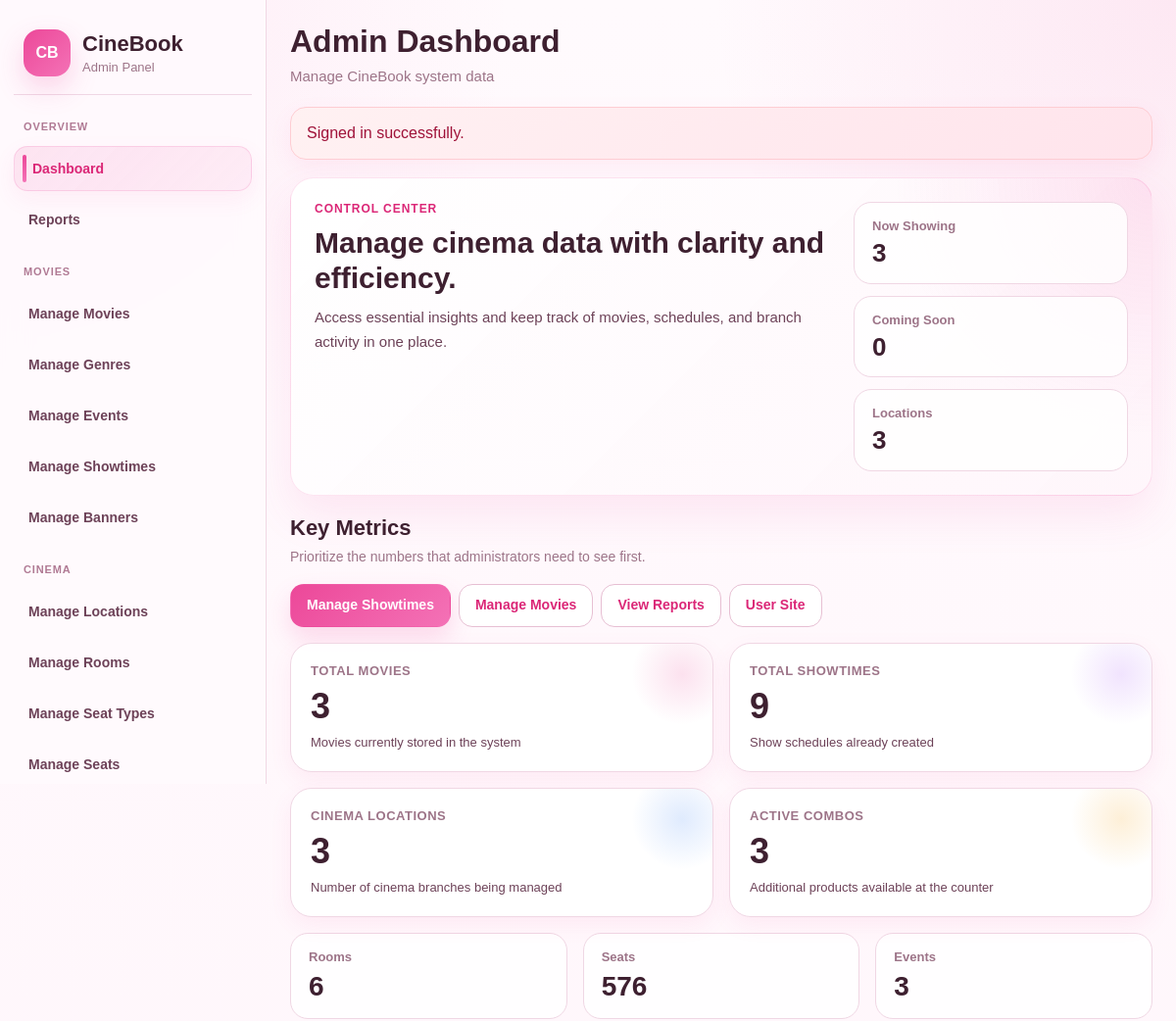
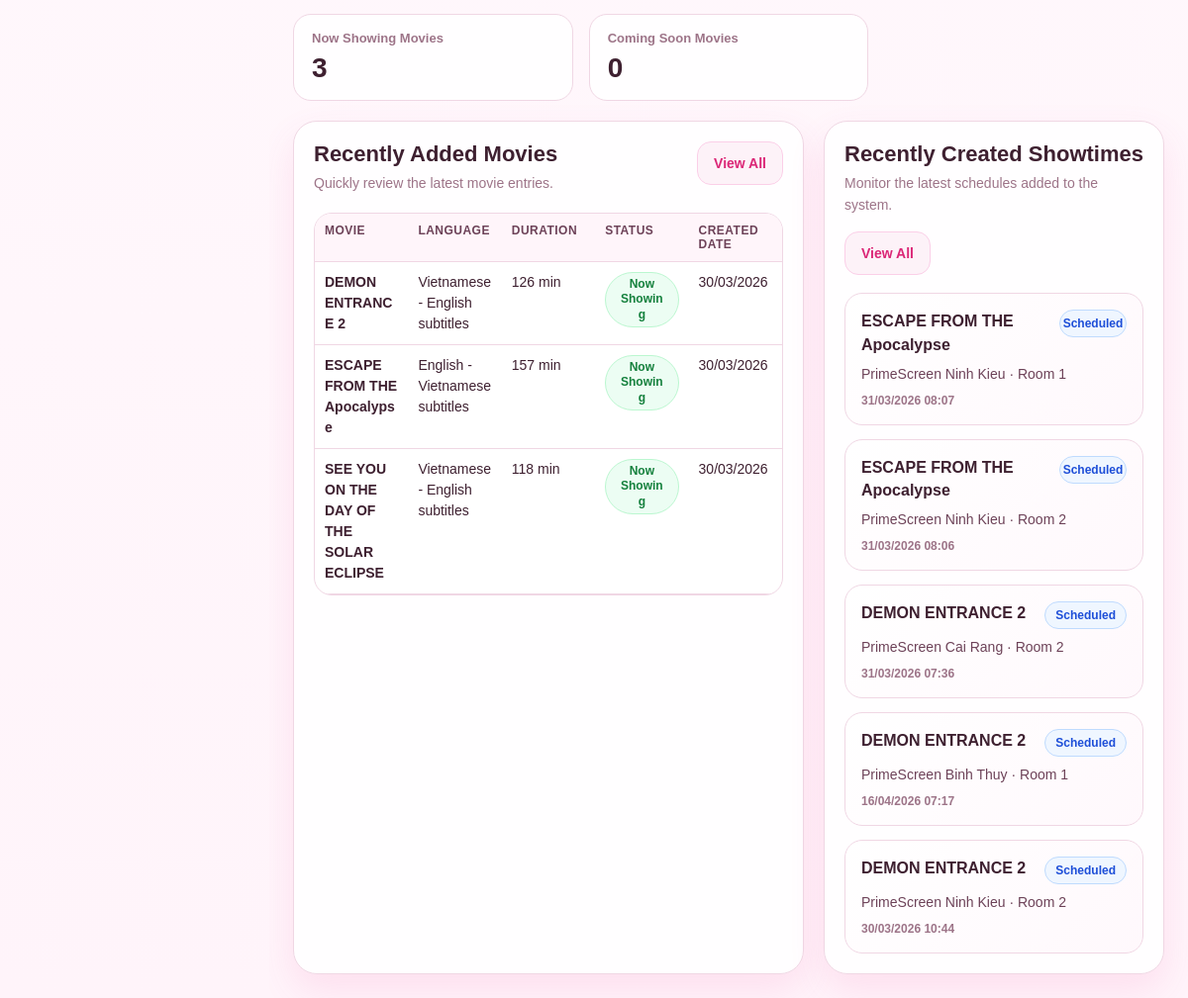
/cinebook/admin/index.php (signed in), run on the app's committed database (2 pictures, top to bottom).
### tables this page shows
CREATE TABLE `movies` (
  `movie_id` int(11) NOT NULL,
  `title` varchar(200) NOT NULL,
  `synopsis` text DEFAULT NULL,
  `language` varchar(50) NOT NULL,
  `duration_min` int(11) NOT NULL,
  `trailer_url` varchar(255) DEFAULT NULL,
  `poster_url` varchar(255) DEFAULT NULL,
  `status` varchar(20) NOT NULL DEFAULT 'coming_soon',
  `age_rating` varchar(10) DEFAULT NULL,
  `release_date` date DEFAULT NULL,
  `created_at` datetime NOT NULL DEFAULT current_timestamp(),
  `updated_at` datetime NOT NULL DEFAULT current_timestamp() ON UPDATE current_timestamp()
);

CREATE TABLE `showtimes` (
  `show_id` int(11) NOT NULL,
  `movie_id` int(11) NOT NULL,
  `room_id` int(11) NOT NULL,
  `start_at` datetime NOT NULL,
  `end_at` datetime NOT NULL,
  `base_price` decimal(10,2) NOT NULL,
  `screen_format` varchar(50) DEFAULT '2D',
  `subtitle_type` varchar(50) DEFAULT NULL,
  `status` varchar(20) NOT NULL DEFAULT 'scheduled',
  `created_at` datetime NOT NULL DEFAULT current_timestamp(),
  `updated_at` datetime NOT NULL DEFAULT current_timestamp() ON UPDATE current_timestamp()
);

CREATE TABLE `locations` (
  `location_id` int(11) NOT NULL,
  `name` varchar(150) NOT NULL,
  `address` varchar(255) NOT NULL,
  `city` varchar(100) NOT NULL,
  `phone` varchar(20) DEFAULT NULL,
  `status` varchar(20) NOT NULL DEFAULT 'active'
);

CREATE TABLE `rooms` (
  `room_id` int(11) NOT NULL,
  `location_id` int(11) NOT NULL,
  `room_name` varchar(50) NOT NULL,
  `capacity` int(11) NOT NULL,
  `status` varchar(20) NOT NULL DEFAULT 'active',
  `created_at` datetime NOT NULL DEFAULT current_timestamp(),
  `updated_at` datetime NOT NULL DEFAULT current_timestamp() ON UPDATE current_timestamp()
);

### cinebook/includes/helpers.php (called while the page is built, shortened)
<?php
function e(?string $value): string
{
    return htmlspecialchars($value ?? '', ENT_QUOTES, 'UTF-8');
}

### cinebook/admin/index.php (the view, shortened to what this page needs)
<?php
require_once __DIR__ . '/../includes/admin_layout_start.php';
$conn = db_connect();
function fetch_total(mysqli $conn, string $sql): int
{
    $result = $conn->query($sql);
    if ($result) {
        $row = $result->fetch_assoc();
        return (int) ($row['total'] ?? 0);
    }
    return 0;
}
$totalMovies = fetch_total($conn, "SELECT COUNT(*) AS total FROM movies");
$totalRooms = fetch_total($conn, "SELECT COUNT(*) AS total FROM rooms");
$totalSeats = fetch_total($conn, "SELECT COUNT(*) AS total FROM seats");
$totalNowShowing = fetch_total($conn, "SELECT COUNT(*) AS total FROM movies WHERE status = 'now_showing'");
$totalComingSoon = fetch_total($conn, "SELECT COUNT(*) AS total FROM movies WHERE status = 'coming_soon'");
$totalLocations = fetch_total($conn, "SELECT COUNT(*) AS total FROM locations");
$totalShowtimes = fetch_total($conn, "SELECT COUNT(*) AS total FROM showtimes");
$totalEvents = fetch_total($conn, "SELECT COUNT(*) AS total FROM events");
$totalCombos = fetch_total($conn, "SELECT COUNT(*) AS total FROM combo_products");
$latestMovies = $conn->query("
    SELECT movie_id, title, language, duration_min, status, created_at
    FROM movies
    ORDER BY created_at DESC
    LIMIT 5
");
$latestShowtimes = $conn->query("
    SELECT s.show_id, s.start_at, s.status, m.title AS movie_title, r.room_name, l.name AS location_name
    FROM showtimes s
    INNER JOIN movies m ON s.movie_id = m.movie_id
    INNER JOIN rooms r ON s.room_id = r.room_id
    INNER JOIN locations l ON r.location_id = l.location_id
    ORDER BY s.created_at DESC
    LIMIT 5
");
function movie_status_label(string $status): array
{
    return match ($status) {
        'now_showing' => ['Now Showing', 'showing'],
        'coming_soon' => ['Coming Soon', 'coming'],
        default => ['Hidden', 'inactive'],
    };
}
function showtime_status_label(string $status): array
{
    return match ($status) {
        'scheduled' => ['Scheduled', 'dashboard-tag schedule'],
        'completed' => ['Completed', 'dashboard-tag complete'],
        'cancelled' => ['Cancelled', 'dashboard-tag cancel'],
        default => [ucfirst($status), 'dashboard-tag'],
    };
}
?>
<div class="dashboard-hero">
    <div>
       <p class="dashboard-eyebrow">Control Center</p>
<h2>Manage cinema data with clarity and efficiency.</h2>
<p class="dashboard-hero-text">
    Access essential insights and keep track of movies, schedules, and branch activity in one place.
</p>
    </div>
    <div class="dashboard-hero-meta">
        <div class="dashboard-hero-item">
            <span>Now Showing</span>
            <strong><?= $totalNowShowing ?></strong>
        </div>
        <div class="dashboard-hero-item">
            <span>Coming Soon</span>
            <strong><?= $totalComingSoon ?></strong>
        </div>
        <div class="dashboard-hero-item">
            <span>Locations</span>
            <strong><?= $totalLocations ?></strong>
        </div>
    </div>
</div>
<div class="dashboard-section">
    <div class="dashboard-section-head">
        <div>
            <h3>Key Metrics</h3>
            <p>Prioritize the numbers that administrators need to see first.</p>
        </div>
        <div class="admin-actions dashboard-actions-inline">
            <a class="admin-btn" href="<?= BASE_URL ?>admin/showtimes/index.php">Manage Showtimes</a>
            <a class="admin-btn-outline" href="<?= BASE_URL ?>admin/movies/index.php">Manage Movies</a>
            <a class="admin-btn-outline" href="<?= BASE_URL ?>admin/reports/index.php">View Reports</a>
            <a class="admin-btn-outline" href="<?= BASE_URL ?>">User Site</a>
        </div>
    </div>
    <div class="dashboard-kpi-grid primary">
        <div class="dashboard-kpi-card accent-pink">
            <span class="dashboard-kpi-label">Total Movies</span>
            <strong class="dashboard-kpi-value"><?= $totalMovies ?></strong>
            <small>Movies currently stored in the system</small>
        </div>
        <div class="dashboard-kpi-card accent-purple">
            <span class="dashboard-kpi-label">Total Showtimes</span>
            <strong class="dashboard-kpi-value"><?= $totalShowtimes ?></strong>
            <small>Show schedules already created</small>
        </div>
        <div class="dashboard-kpi-card accent-blue">
            <span class="dashboard-kpi-label">Cinema Locations</span>
            <strong class="dashboard-kpi-value"><?= $totalLocations ?></strong>
            <small>Number of cinema branches being managed</small>
        </div>
        <div class="dashboard-kpi-card accent-gold">
            <span class="dashboard-kpi-label">Active Combos</span>
            <strong class="dashboard-kpi-value"><?= $totalCombos ?></strong>
            <small>Additional products available at the counter</small>
        </div>
    </div>
    <div class="dashboard-kpi-grid secondary">
        <div class="dashboard-mini-card">
            <span>Rooms</span>
            <strong><?= $totalRooms ?></strong>
        </div>
        <div class="dashboard-mini-card">
            <span>Seats</span>
            <strong><?= $totalSeats ?></strong>
        </div>
        <div class="dashboard-mini-card">
            <span>Events</span>
            <strong><?= $totalEvents ?></strong>
        </div>
        <div class="dashboard-mini-card">
            <span>Now Showing Movies</span>
            <strong><?= $totalNowShowing ?></strong>
        </div>
        <div class="dashboard-mini-card">
            <span>Coming Soon Movies</span>
            <strong><?= $totalComingSoon ?></strong>
        </div>
    </div>
</div>
<div class="dashboard-content-grid">
    <section class="admin-card dashboard-card-block">
        <div class="dashboard-section-head compact">
            <div>
                <h3>Recently Added Movies</h3>
                <p>Quickly review the latest movie entries.</p>
            </div>
            <a class="admin-btn-soft" href="<?= BASE_URL ?>admin/movies/index.php">View All</a>
        </div>
        <?php if ($latestMovies && $latestMovies->num_rows > 0): ?>
            <div class="admin-table-wrap">
                <table class="admin-table admin-table-compact">
                    <thead>
                        <tr>
                            <th>Movie</th>
                            <th>Language</th>
                            <th>Duration</th>
                            <th>Status</th>
                            <th>Created Date</th>
                        </tr>
                    </thead>
                    <tbody>
                        <?php while ($movie = $latestMovies->fetch_assoc()): ?>
                            <?php [$movieStatusText, $movieStatusClass] = movie_status_label((string) $movie['status']); ?>
                            <tr>
                                <td>
                                    <strong><?= e($movie['title']) ?></strong>
                                </td>
                                <td><?= e($movie['language'] ?: 'N/A') ?></td>
                                <td><?= (int) $movie['duration_min'] ?> min</td>
                                <td><span class="admin-badge <?= e($movieStatusClass) ?>"><?= e($movieStatusText) ?></span></td>
                                <td><?= !empty($movie['created_at']) ? date('d/m/Y', strtotime($movie['created_at'])) : 'N/A' ?></td>
                            </tr>
                        <?php endwhile; ?>
                    </tbody>
                </table>
            </div>
        <?php else: ?>
            <div class="admin-empty">No recent movies found.</div>
        <?php endif; ?>
    </section>
    <section class="admin-card dashboard-card-block">
        <div class="dashboard-section-head compact">
            <div>
                <h3>Recently Created Showtimes</h3>
                <p>Monitor the latest schedules added to the system.</p>
            </div>
            <a class="admin-btn-soft" href="<?= BASE_URL ?>admin/showtimes/index.php">View All</a>
        </div>
        <?php if ($latestShowtimes && $latestShowtimes->num_rows > 0): ?>
            <div class="dashboard-showtime-list">
                <?php while ($show = $latestShowtimes->fetch_assoc()): ?>
                    <?php [$showStatusText, $showStatusClass] = showtime_status_label((string) $show['status']); ?>
                    <div class="dashboard-showtime-item">
                        <div class="dashboard-showtime-top">
                            <strong><?= e($show['movie_title']) ?></strong>
                            <span class="<?= e($showStatusClass) ?>"><?= e($showStatusText) ?></span>
                        </div>
                        <p><?= e($show['location_name']) ?> · <?= e($show['room_name']) ?></p>
                        <small><?= !empty($show['start_at']) ? date('d/m/Y H:i', strtotime($show['start_at'])) : 'N/A' ?></small>
                    </div>
                <?php endwhile; ?>
            </div>
        <?php else: ?>
            <div class="admin-empty">No recent showtimes found.</div>
        <?php endif; ?>
    </section>
</div>
<?php require_once __DIR__ . '/../includes/admin_layout_end.php'; ?>

### data on the page
movies: title "DEMON ENTRANCE 2", language "Vietnamese - English subtitles", duration_min "126", movieStatusText "Now Showing", created_at "30/03/2026"
movies: title "ESCAPE FROM THE Apocalypse", language "English - Vietnamese subtitles", duration_min "157", movieStatusText "Now Showing", created_at "30/03/2026"
movies: title "SEE YOU ON THE DAY OF THE SOLAR ECLIPSE", language "Vietnamese - English subtitles", duration_min "118", movieStatusText "Now Showing", created_at "30/03/2026"
showtimes: movie.title "ESCAPE FROM THE Apocalypse", showStatusText "Scheduled", locations.name "PrimeScreen Ninh Kieu", room.room_name "Room 1", start_at "31/03/2026 08:07"
showtimes: movie.title "ESCAPE FROM THE Apocalypse", showStatusText "Scheduled", locations.name "PrimeScreen Ninh Kieu", room.room_name "Room 2", start_at "31/03/2026 08:06"
showtimes: movie.title "DEMON ENTRANCE 2", showStatusText "Scheduled", locations.name "PrimeScreen Cai Rang", room.room_name "Room 2", start_at "31/03/2026 07:36"
showtimes: movie.title "DEMON ENTRANCE 2", showStatusText "Scheduled", locations.name "PrimeScreen Binh Thuy", room.room_name "Room 1", start_at "16/04/2026 07:17"
showtimes: movie.title "DEMON ENTRANCE 2", showStatusText "Scheduled", locations.name "PrimeScreen Ninh Kieu", room.room_name "Room 2", start_at "30/03/2026 10:44"

### other printed values
$pageTitle "Admin Dashboard"
$flash['message'] "Signed in successfully."
$totalNowShowing "3"
$totalComingSoon "0"
$totalLocations "3"
$totalMovies "3"
$totalShowtimes "9"
$totalCombos "3"
$totalRooms "6"
$totalSeats "576"
$totalEvents "3"
